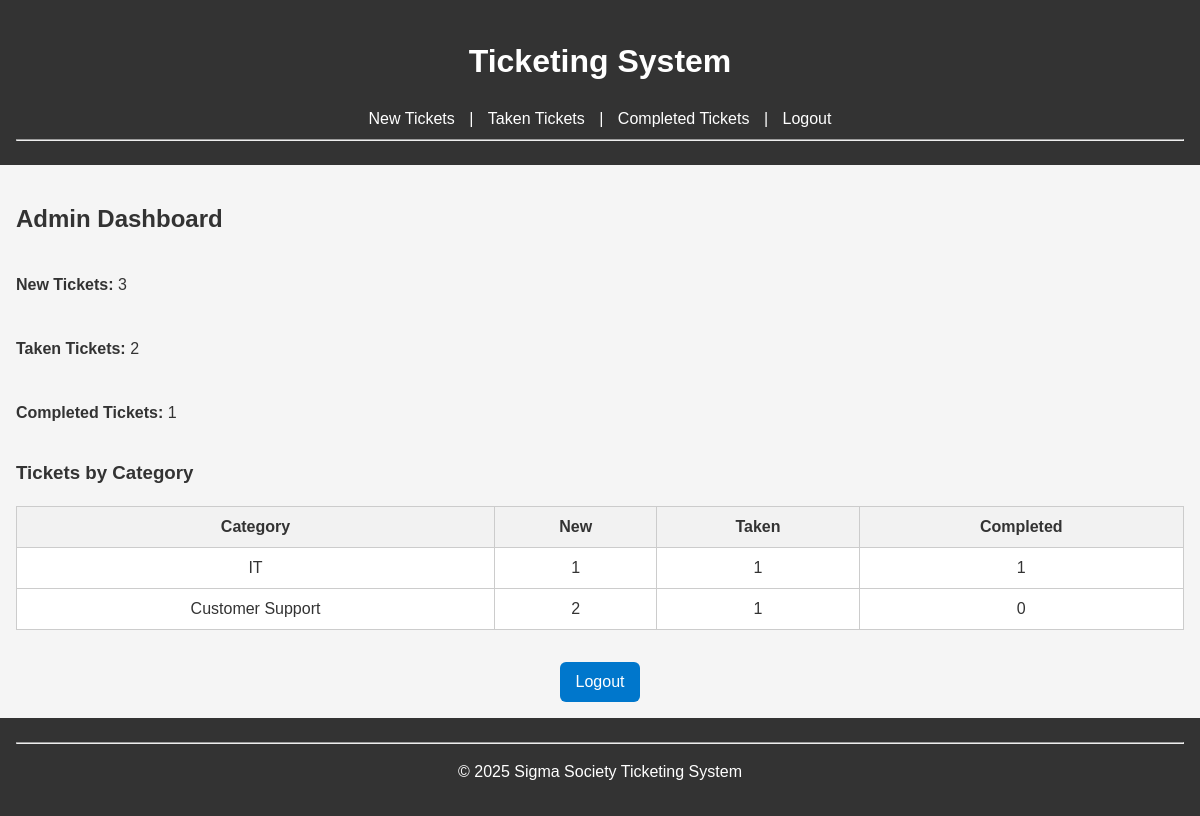
The page /admin (signed in) on the database its author committed.
### tables this page shows
CREATE TABLE Categories (
    id INTEGER PRIMARY KEY AUTOINCREMENT,
    name TEXT NOT NULL
);

### app.py (the view)
@app.route('/admin')
def admin_dashboard():
    if not session.get('admin'):
        return redirect('/adnin_login')
    conn = get_db_connection()
    new_count = conn.execute('SELECT COUNT(*) FROM NewTickets').fetchone()[0]
    taken_count = conn.execute('SELECT COUNT(*) FROM TakenTickets').fetchone()[0]
    completed_count = conn.execute('SELECT COUNT(*) FROM CompletedTickets').fetchone()[0]
    categories = conn.execute('SELECT * FROM Categories').fetchall()
    category_stats = []
    for category in categories:
        cat_id = category['id']
        new = conn.execute('SELECT COUNT(*) FROM NewTickets WHERE category_id = ?', (cat_id,)).fetchone()[0]
        taken = conn.execute('SELECT COUNT(*) FROM TakenTickets WHERE category_id = ?', (cat_id,)).fetchone()[0]
        completed = conn.execute('SELECT COUNT(*) FROM CompletedTickets WHERE category_id = ?', (cat_id,)).fetchone()[0]
        category_stats.append({
            'name': category['name'],
            'new': new,
            'taken': taken,
            'completed': completed
        })
    conn.close()
    return render_template('admin_dashboard.html',
                           new_count=new_count,
                           taken_count=taken_count,
                           completed_count=completed_count,
                           category_stats=category_stats)

### app.py (called while the page is built)
def get_db_connection():
    db = Path(__file__).parent/"tickets.db"
    conn = sqlite3.connect(db)
    conn.row_factory = sqlite3.Row
    return conn

### templates/admin_dashboard.html
{% extends "base.html" %}
{% block content %}
<h2>Admin Dashboard</h2>
<div class="stats">
    <p><strong>New Tickets:</strong> {{ new_count }}</p>
    <p><strong>Taken Tickets:</strong> {{ taken_count }}</p>
    <p><strong>Completed Tickets:</strong> {{ completed_count }}</p>
</div>
<h3>Tickets by Category</h3>
<div class="table-wrapper">
    <table>
        <thead>
            <tr>
                <th>Category</th>
                <th>New</th>
                <th>Taken</th>
                <th>Completed</th>
            </tr>
        </thead>
        <tbody>
            {% for cat in category_stats %}
            <tr>
                <td>{{ cat.name }}</td>
                <td>{{ cat.new }}</td>
                <td>{{ cat.taken }}</td>
                <td>{{ cat.completed }}</td>
            </tr>
            {% endfor %}
        </tbody>
    </table>
</div>
<div class="center-button">
    <a href="{{ url_for('logout') }}" class="button-link">Logout</a>
</div>
{% endblock %}

### static/style.css (style rules this page uses)
body { font-family: Arial, sans-serif; margin: 0; padding: 0; line-height: 1.5; background-color: #f5f5f5; color: #333; }
table { width: 100%; border-collapse: collapse; background-color: white; margin-bottom: 1em; }
th, td { border: 1px solid #ddd; padding: 8px; text-align: left; }
th { background-color: #f2f2f2; }
.button-link { display: block; text-align: center; padding: 0.75rem; background-color: #0077cc; color: white; border-radius: 6px; text-decoration: none; }
.table-wrapper { overflow-x: auto; margin-top: 1rem; }
table { width: 100%; border-collapse: collapse; }
table th, table td { border: 1px solid #ccc; padding: 0.5rem; text-align: center; }
.stats { display: flex; flex-direction: column; gap: 0.5rem; margin-bottom: 1rem; }
.center-button { text-align: center; margin-top: 1rem; }
.button-link { display: inline-block; padding: 0.5rem 1rem; background-color: #0077cc; color: #fff; text-decoration: none; border-radius: 6px; }

### rows shown on the page
Categories: name "IT", new "1", taken "1", completed "1"
Categories: name "Customer Support", new "2", taken "1", completed "0"

### other values the page prints
{{ new_count }} "3"
{{ taken_count }} "2"
{{ completed_count }} "1"
{{ current_year or "2025" }} "2025"
